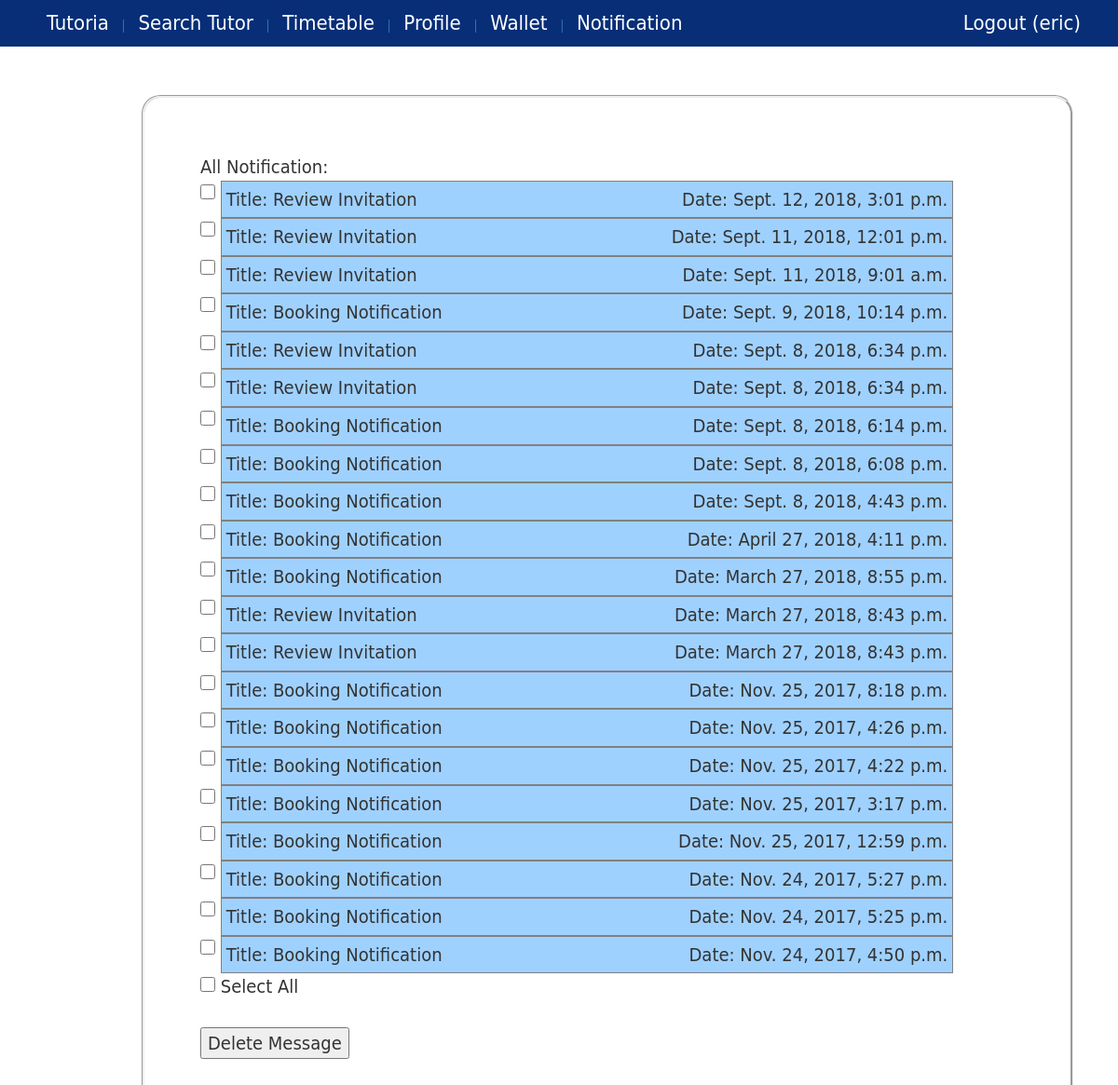
Before: /notification/ (signed in) with the older database file.
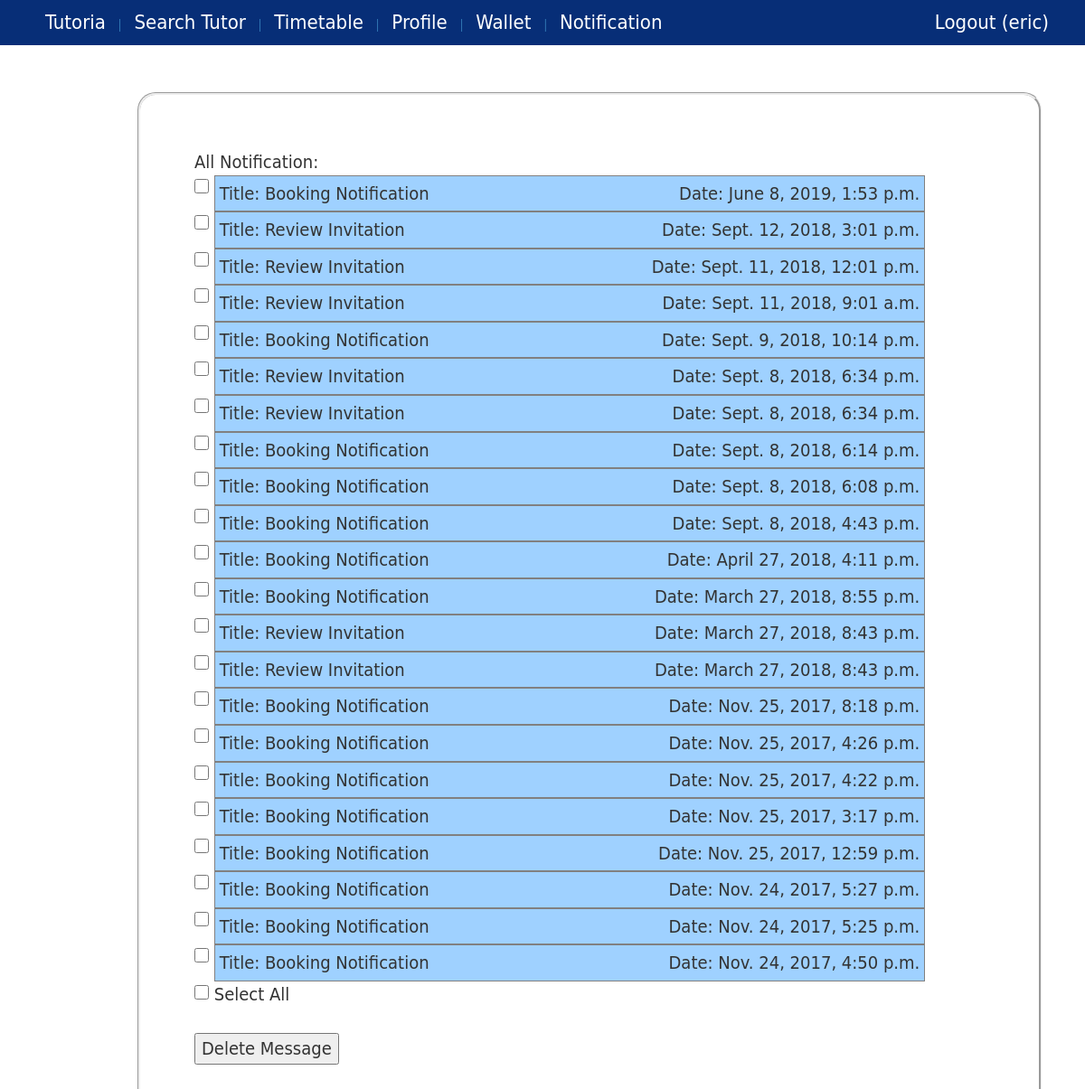
After: the same page with the newer database file.
### core/models.py (models this page shows, shortened)
class Notification(models.Model):
    profile = models.ForeignKey(Profile, on_delete=models.CASCADE)
    title = models.CharField(max_length=100)
    message = models.CharField(max_length=1000)
    date = models.DateTimeField()
    checked = models.BooleanField(default=False)

### core/views.py (the view)
# urls.py: url(r'^notification/$', views.notification, name='view_notification'),
def notification(request):
    if request.user.username =="admin":
        request.session['title'] = "Restricted Access"
        request.session['message'] = "You are logged-in as admin."
        return HttpResponseRedirect(reverse('message'))
    if request.POST:
        msg=""
        context={}
        if 'message_id' in request.POST:
            IDs = request.POST.getlist('message_id')
        if len(IDs)==0:
            notif_list = Notification.objects.filter(profile=request.user.profile).order_by('-date')
            context={'list':notif_list,'msg': "No item is selected."}
            return render(request, 'notification.html', context)
        for each in IDs:
            try:
                s = Notification.objects.get(pk=each)
            except:
                notif_list = Notification.objects.filter(profile=request.user.profile).order_by('-date')
                context={'list':notif_list,'msg': "Item is already deleted."}
                return render(request, 'notification.html', context)
            s.delete()
        msg+="{} notifications has been deleted.".format(len(IDs))
        context['msg']=msg
        notif_list = Notification.objects.filter(profile=request.user.profile).order_by('-date')
        context['list']=notif_list
        return render(request, 'notification.html', context)
    else:
        notif_list = Notification.objects.filter(profile=request.user.profile).order_by('-date')
        context={'list':notif_list}
        return render(request, 'notification.html', context)

### core/models.py (called while the page is built)
    @property
    def hasNotification(self):
        return len(Notification.objects.filter(profile=self,checked=False))>0

### core/templates/notification.html (shortened to what this page needs)
{% extends 'base.html' %}
{% block content %}
    {% if list %}
        All Notification:
        <form action="{% url 'view_notification' %}" method="post">
            {% for each in list %}
                <div id="msg_{{each.id}}" class="msg_wrapper">
                        <input type="checkbox" name="message_id" value="{{each.id}}" class="checkbox_group"/>
                        <div class="second_wrapper">
                            {% if not each.checked %}
                                <div id="title_{{each.id}}" style="font-weight: bold" class="title_group">
                                    <span>Title: {{each.title}}</span>
                                    <span class="pull-right">Date: {{each.date}}</span>
                                </div>
                            {% else %}
                                <div id="title_{{each.id}}" class="title_group">
                                    <span>Title: {{each.title}}</span>
                                    <span class="pull-right">Date: {{each.date}}</span>
                                </div>
                            {% endif %}
                        </div>
                </div>
            {% endfor %}
        <input type="checkbox" id="select_all" onclick="selectAll()" class="checkbox_group"/> Select All
        <br/><br/>
        <input type="submit" value="Delete Message" onclick="return confirmDeleteMessage()">
    </form>
    {% else %}
        <h2>No Notification yet.</h2>
    {% endif %}
{% endblock %}

Changed rows visible on the page:
added Notification: title "Booking Notification", date "June 8, 2019, 1:53 p.m."
